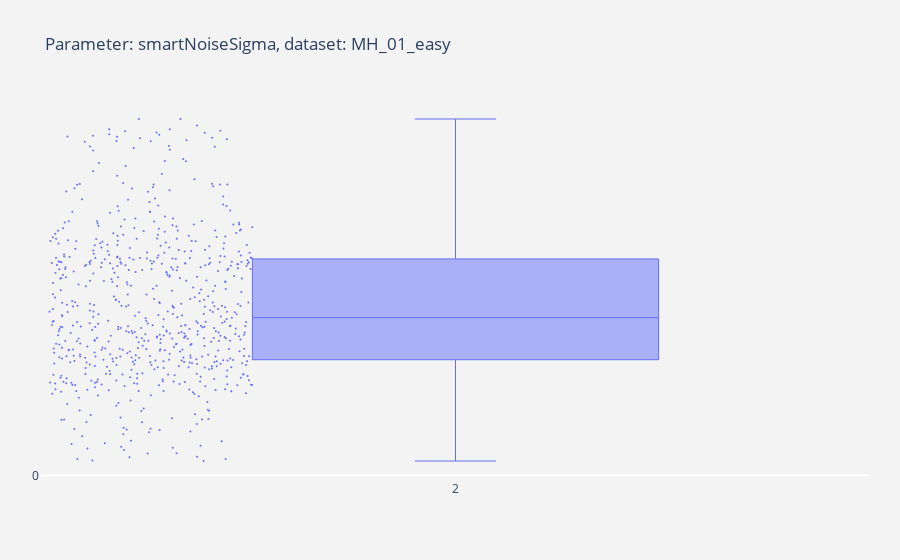

Notebook cell for this chart:
### Code cell
plot(x_data, y_data)

### Figure 1 — Plotly figure (JSON) as saved in the notebook; plotly's stock layout.template omitted (floating-point values rounded to 4 significant figures; data arrays with more than 128 entries replaced by an {"elided": "..."} marker saying what was removed)
{"data": [{"boxpoints": "all", "jitter": 0.5, "line": {"width": 1}, "marker": {"size": 2}, "name": "2.0", "type": "box", "whiskerwidth": 0.2, "y": {"elided": "657 float values"}}], "layout": {"margin": {"b": 80, "l": 40, "r": 30, "t": 100}, "paper_bgcolor": "rgb(243, 243, 243)", "plot_bgcolor": "rgb(243, 243, 243)", "showlegend": false, "title": {"text": "Parameter: smartNoiseSigma, dataset: MH_01_easy"}, "yaxis": {"autorange": true, "dtick": 5, "gridcolor": "rgb(255, 255, 255)", "gridwidth": 1, "showgrid": true, "zeroline": true, "zerolinecolor": "rgb(255, 255, 255)", "zerolinewidth": 2}}}
